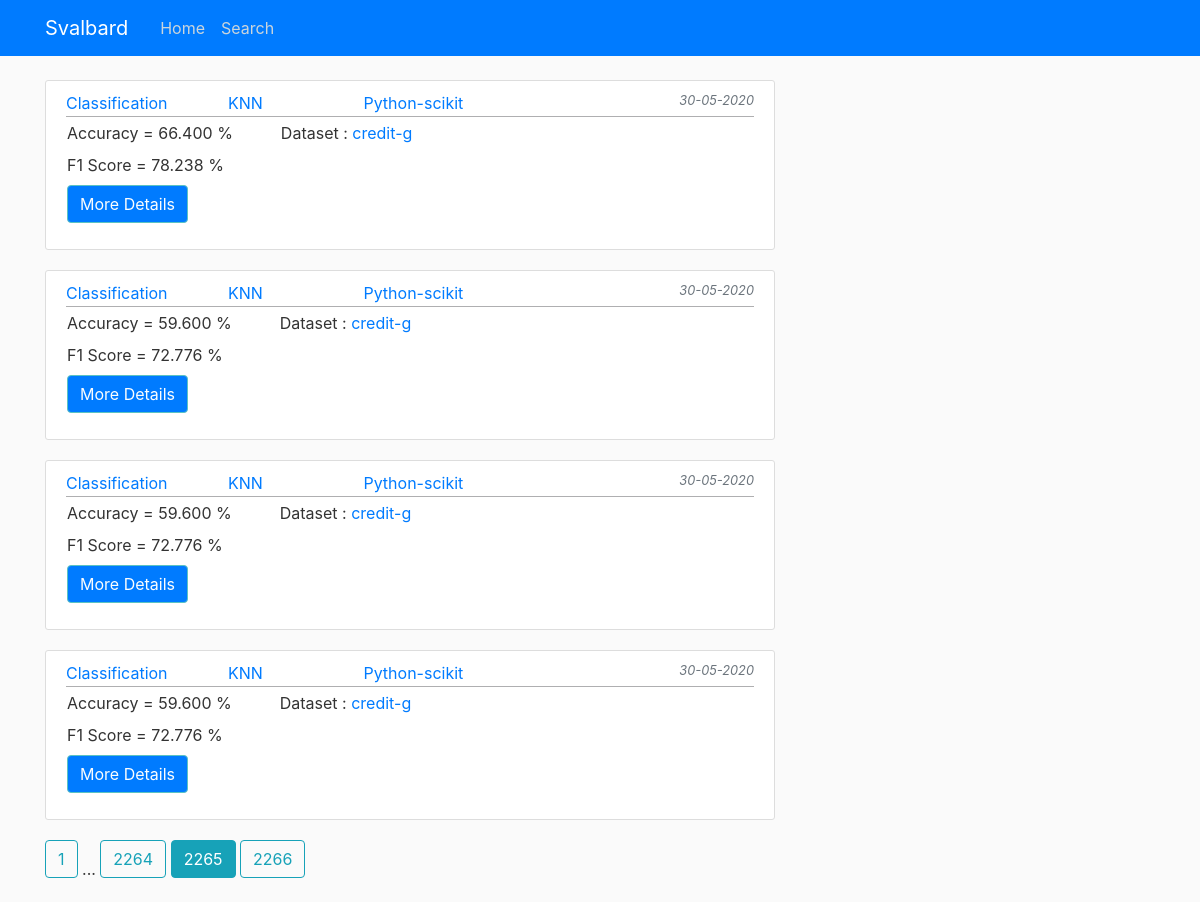
The app's page /home?page=2265, older data.
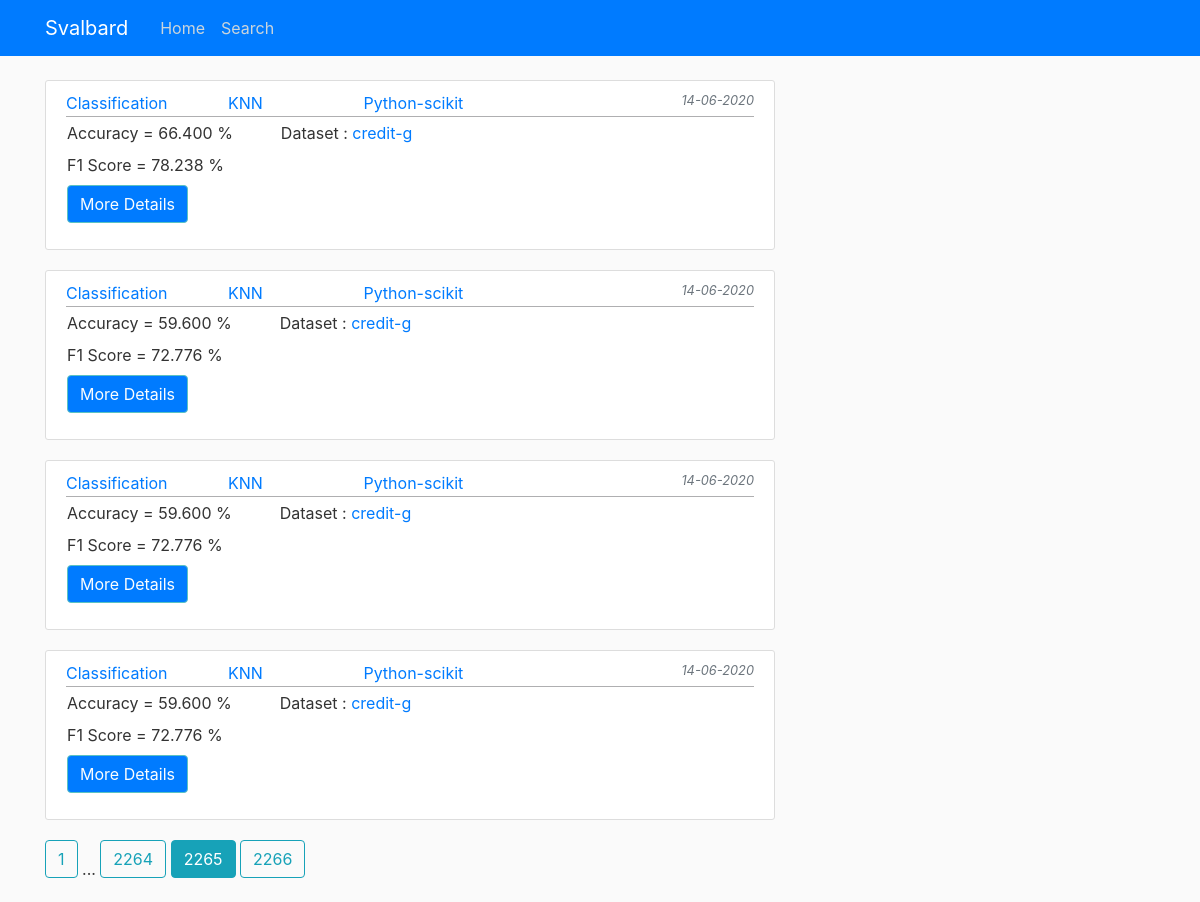
The same page, newer data.
### Svalbard/models.py (models this page shows, shortened)
class Result(db.Model):
    id = db.Column(db.Integer, primary_key=True)
    eID = db.Column(db.String(100), nullable=False, unique=True)
    fID = db.Column(db.String(100), nullable=False)
    dataset_id = db.Column(db.Integer, db.ForeignKey(
        'dataset.id'), nullable=False)
    task = db.Column(db.String(15), nullable=False)
    process = db.Column(db.String(20), nullable=False)
    platform = db.Column(db.String(15), nullable=False)
    metricsid = db.Column(db.Integer, db.ForeignKey(
        Metrics.id), nullable=False)
    date_posted = db.Column(db.DateTime, nullable=False,
                            default=datetime.utcnow)

class Metrics(db.Model):
    id = db.Column(db.Integer, primary_key=True)
    Accuracy = db.Column(db.Float, nullable=False)
    Precision = db.Column(db.Float, nullable=False)
    F1_Score = db.Column(db.Float, nullable=False)
    Recall = db.Column(db.Float, nullable=False)
    Time = db.Column(db.Float, nullable=False)
    Model = db.Column(db.String(100), nullable=False, default='Not Available')
    details = db.relationship('Result', backref='details', lazy=True)

class Dataset(db.Model):
    id = db.Column(db.Integer, primary_key=True)
    fID = db.Column(db.String(100), unique=True, nullable=False)
    dataset_name = db.Column(db.String(50), unique=True, nullable=False)
    csv_link = db.Column(db.String(150), unique=True,
                         nullable=False, default='Web')
    size = db.Column(db.Integer, default=0)
    Meta = db.relationship('Metadata', backref='details', lazy=True)
    data = db.relationship('Result', backref='dataset', lazy=True)

### Svalbard/routes.py (the view)
@app.route("/home")
def home():
    page = request.args.get('page', 1, type=int)
    results = Result.query.order_by(
        Result.date_posted.desc()).paginate(page=page, per_page=4)
    return render_template('home.html', results=results)

### Svalbard/templates/home.html (shortened to what this page needs)
{% extends "layout.html" %}
{% block content %}
    {% for result in results.items %}
        <article class="media content-section">
          <div class="media-body">
            <div class="article-metadata">
              <a class="mr-2" href="{{ url_for('process', process=result.process) }}">{{ result.process }}</a>
              <a class="mx-5" href="{{ url_for('ML_task', task=result.task) }}">{{ result.task }}</a>
              <a class="mx-5" href="{{ url_for('ML_platform', platform=result.platform) }}">{{ result.platform}}</a>
              <small  class="text-muted font-italic float-right">{{ result.date_posted.strftime('%d-%m-%Y') }}</small>
            </div>
            <div class='row mr-2'>
              <div class='column ml-3'>
                <div>Accuracy = {{'%0.3f' | format(result.details.Accuracy *100)}} %</div>
                <div class='mt-2'>F1 Score = {{'%0.3f' | format(result.details.F1_Score *100)}} %</div>
                <p class='mt-2'>
                  <button class="btn newRule btn-primary collapsed" type="button" data-toggle="collapse" data-target="#collapseExample - {{result.id}}" aria-expanded="false" aria-controls="collapseExample - {{result.id}}">
                  </button>
                </p>
              </div>
              <div class='column mx-5'>
                <div>Dataset : <a href="{{ url_for('ML_dataset', dataset=result.dataset.id) }}">{{ result.dataset.dataset_name}}</a></div>
              </div>
            </div>
          </div>
        </article>
        {% endfor %}
        {% for page_num in results.iter_pages(left_edge=1, right_edge=1, left_current=1, right_current=2) %}
      {% if page_num %}
        {% if results.page == page_num %}
          <a class="btn btn-info mb-4" href="{{ url_for('home', page=page_num) }}">{{ page_num }}</a>
        {% else %}
          <a class="btn btn-outline-info mb-4" href="{{ url_for('home', page=page_num) }}">{{ page_num }}</a>
        {% endif %}
      {% else %}
        ...
      {% endif %}
    {% endfor %}
{% endblock content %}

### Svalbard/templates/layout.html (shortened to what this page needs)
<!DOCTYPE html>
<html>
<head>
    <link rel="stylesheet" href="https://maxcdn.bootstrapcdn.com/bootstrap/4.0.0/css/bootstrap.min.css">
    <link rel="stylesheet" type="text/css" href="{{ url_for('static', filename='main.css') }}">
</head>
<body>
    <header class="site-header">
      <nav class="navbar navbar-expand-md navbar-dark bg-primary fixed-top">
        <div class="container">
          <a class="navbar-brand mr-4" href="/">Svalbard</a>
          <div class="collapse navbar-collapse" id="navbarToggle">
            <div class="navbar-nav mr-auto">
              <a class="nav-item nav-link" href="{{ url_for('home') }}">Home</a>
              <a class="nav-item nav-link" href="{{ url_for('search') }}">Search</a>
            </div>
          </div>
        </div>
      </nav>
    </header>
    <main role="main" class="container">
      <div class="row">
        <div class="col-md-8">
          {% block content %}
          {% endblock %}
        </div>
      </div>
    </main>
</body>
</html>

### Svalbard/static/main.css (style rules this page uses)
body { background: #fafafa; color: #333333; margin-top: 5rem; }
.site-header .navbar-nav .nav-link { color: #cbd5db; }
.content-section { background: #ffffff; padding: 10px 20px; border: 1px solid #dddddd; border-radius: 3px; margin-bottom: 20px; }
.article-metadata { padding-bottom: 1px; margin-bottom: 4px; border-bottom: 1px solid #e3e3e3 }
.article-metadata { padding-bottom: 1px; margin-bottom: 4px; border-bottom: 1px solid #afafb1 }
button.btn.collapsed.newRule:before { content:'More Details' ; }
button.btn.newRule:before { content:'Less Details' ; }
.btn-primary { color: #fafdff; background-color: bg-primary; border-color: #5bc2c2 }

Row changes from the older to the newer data that the page shows:
changed Result (number 1 of 4 on the later page): date_posted "30-05-2020" → "14-06-2020"
changed Result (number 2 of 4 on the later page): date_posted "30-05-2020" → "14-06-2020"
changed Result (number 3 of 4 on the later page): date_posted "30-05-2020" → "14-06-2020"
changed Result (number 4 of 4 on the later page): date_posted "30-05-2020" → "14-06-2020"
